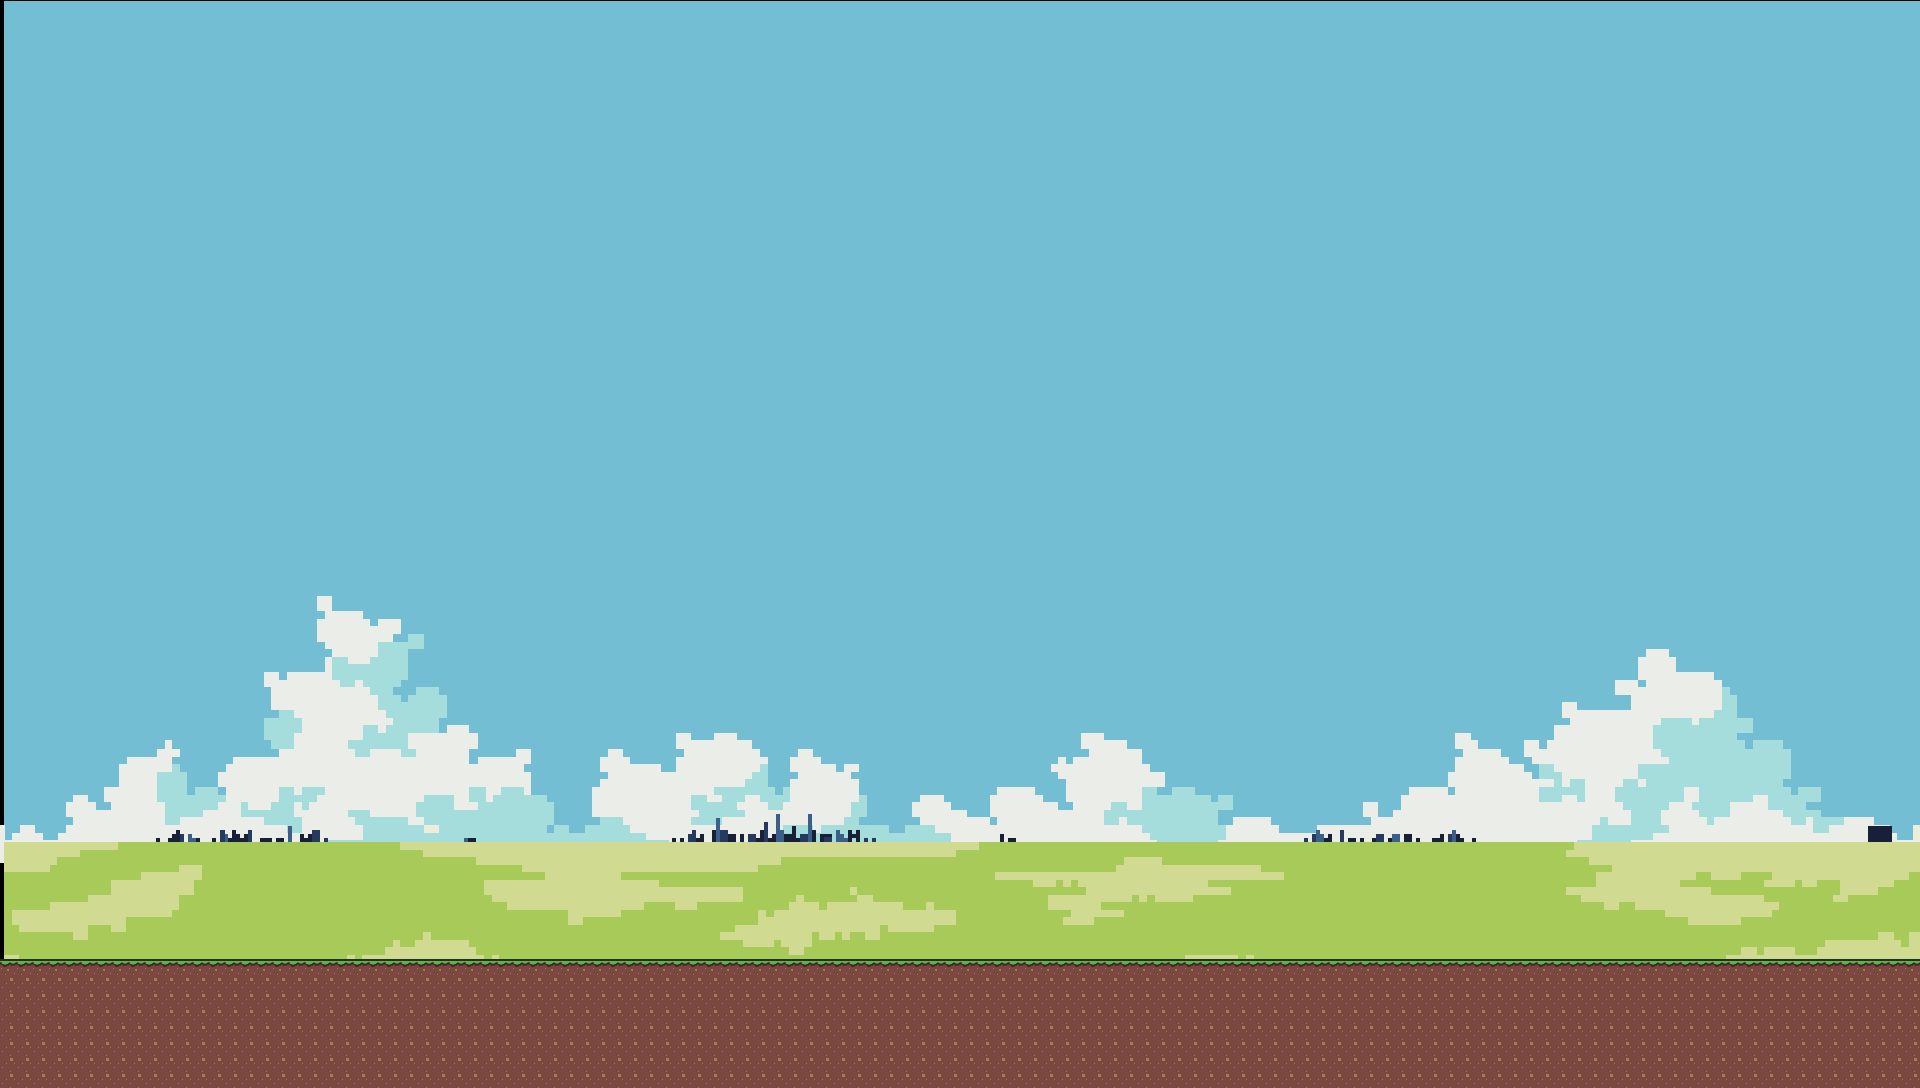

Below is a game level as drawn by its tile map, then a one-line description and the .tmx that defines it (tile-layer data replaced by summaries):
An orthogonal 120x68 tile map with 16x16 px tiles, 1 tile layer (Tile Layer 1), 2 tilesets, 5 image layers and 2 objects (Player, Enemy).

<map version="1.10" tiledversion="1.11.2" orientation="orthogonal" renderorder="right-down" width="120" height="68" tilewidth="16" tileheight="16" infinite="0" nextlayerid="25" nextobjectid="116">
 <tileset firstgid="1" source="maintileset.tsx" />
 <tileset firstgid="1025" source="SpikesNew.tsx" />
 <group id="5" name="bg" offsetx="4" offsety="193.333">
  <imagelayer id="9" name="bg" offsetx="0" offsety="-192" repeatx="1" repeaty="1">
   <image source="../graphics/bgart/sky.png" width="1920" height="1080" />
  </imagelayer>
  <imagelayer id="12" name="clouds" offsetx="-3.63636" offsety="-297.939" parallaxx="1.2" repeatx="1">
   <image source="../graphics/bgart/clouds.png" width="1920" height="1080" />
  </imagelayer>
  <imagelayer id="16" name="city" offsetx="-4.18182" offsety="-312" parallaxx="1.4" repeatx="1">
   <image source="../graphics/bgart/city.png" width="1920" height="1080" />
  </imagelayer>
  <imagelayer id="10" name="grass" offsetx="0" offsety="-304" parallaxx="1.6" repeatx="1">
   <image source="../graphics/bgart/grass.png" width="1920" height="1080" />
  </imagelayer>
  <imagelayer id="13" name="dirt" offsetx="-4.0048" offsety="14.6664" repeatx="1">
   <image source="../graphics/bgart/dirt.png" width="1920" height="1080" />
  </imagelayer>
 </group>
 <objectgroup id="22" name="Spikes" />
 <objectgroup id="24" name="Entities">
  <object id="114" name="Player" x="200.167" y="909.584">
   <point />
  </object>
  <object id="115" name="Enemy" x="569.583" y="908.167">
   <properties>
    <property name="Type" value="Enemy" />
   </properties>
   <point />
  </object>
 </objectgroup>
 <layer id="1" name="Tile Layer 1" width="120" height="68">
  <data>[8160 cells, 1035 non-empty, 20 distinct tile ids]</data>
 </layer>
</map>